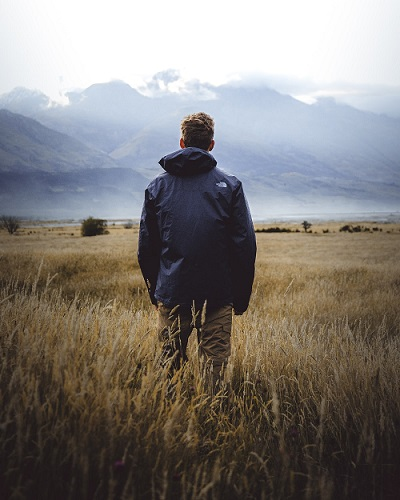
#> input picture #01 OpenCV/08 ImageProcessing/01 Image Conversion/image1.jpg, 400 x 500 px
$ jupyter execute '02 Convert_to_GrayScale.ipynb'
#> lines starting #> are read from the running program, lines starting #| are printed output that depends on the picture
### Method 1: Using the cv2.cvtColor() function

[cell 1]
# import opencv
import cv2

# Load the input image
img = cv2.imread("image1.jpg",1)
#> img is the input picture: shape (500, 400, 3); mean B, G, R 121.3, 125, 129.7

original = cv2.cvtColor(img, cv2.COLOR_RGB2BGR)

# Use the cvtColor() function to grayscale the image
gray_image = cv2.cvtColor(img, cv2.COLOR_BGR2GRAY)
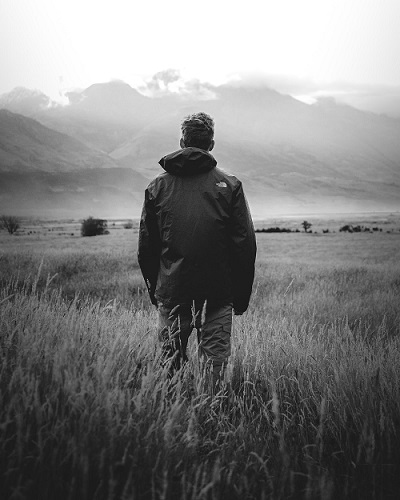
#> gray_image: shape (500, 400); min 3, max 255, mean 126


print("Shape of Original Image:",original.shape)
#| Shape of Original Image: (500, 400, 3)

print("Shape of Grayscale Image:",gray_image.shape)
#| Shape of Grayscale Image: (500, 400)

import matplotlib.pyplot as plt

fig, (ax1, ax2) = plt.subplots(1, 2,figsize=(7,5))
fig.suptitle('RGB and GrayScale')
ax1.imshow(original)
ax1.set_title("Original Image")
ax1.axis('off')

ax2.imshow(gray_image,cmap='gray')
ax2.set_title("GrayScale")
ax2.axis('off')
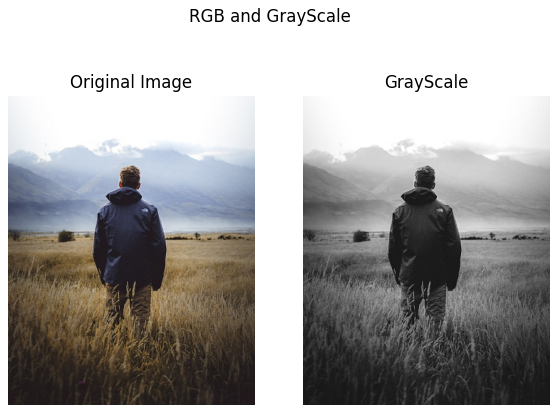
#> figure drawn by matplotlib, 2 panels

### Method 2: Using the cv2.imread() function with flag = zero

[cell 2]
# Import opencv
import cv2

# Use the second argument or (flag value) zero
# that specifies the image is to be read in grayscale mode
gray_img = cv2.imread("image1.jpg",0)
#> gray_img: shape (500, 400); min 0, max 255, mean 126

import matplotlib.pyplot as plt

plt.imshow(gray_img,cmap="gray")
plt.axis("off")

### Method 3: Using the pixel manipulation (Average method)

[cell 3]
# Import opencv
import cv2

# Load the input image
img = cv2.imread('image1.jpg')

# Obtain the dimensions of the image array
# using the shape method
(row, col) = img.shape[0:2]
#> row = 500; col = 400

# Take the average of pixel values of the BGR Channels
# to convert the colored image to grayscale image
for i in range(row):
    for j in range(col):
        # Find the average of the BGR pixel values
        img[i, j] = sum(img[i, j]) * 0.33


import matplotlib.pyplot as plt

plt.imshow(gray_img,cmap="gray")
plt.axis("off")

$ run again, with #01 OpenCV/08 ImageProcessing/01 Image Conversion/image2.jpg copied over #01 OpenCV/08 ImageProcessing/01 Image Conversion/image1.jpg
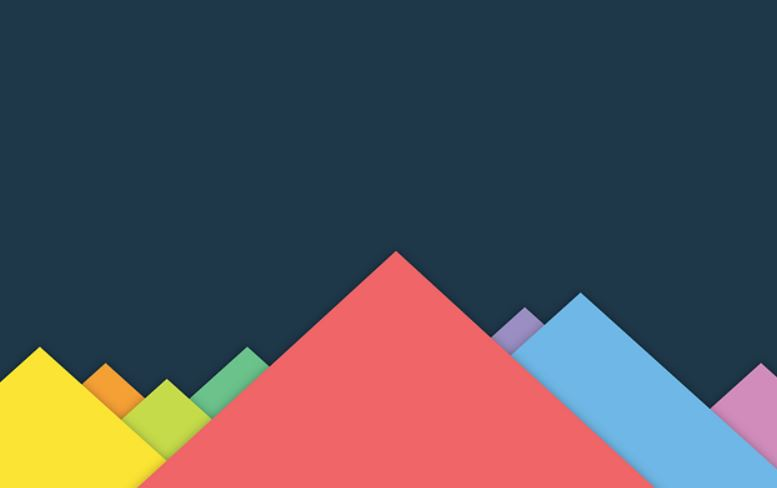
#> input picture #01 OpenCV/08 ImageProcessing/01 Image Conversion/image2.jpg, 777 x 488 px
#> img is the input picture: shape (488, 777, 3); mean B, G, R 88.3, 81.6, 82.8
#| Shape of Original Image: (488, 777, 3)
#| Shape of Grayscale Image: (488, 777)
#> `[cell 1] # import opencv import cv2  # Load the input image img = cv2...`:
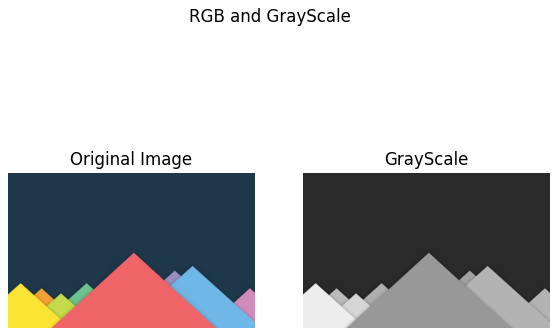
#> figure drawn by matplotlib, 2 panels
#> after the loop `for i in range(row):`:
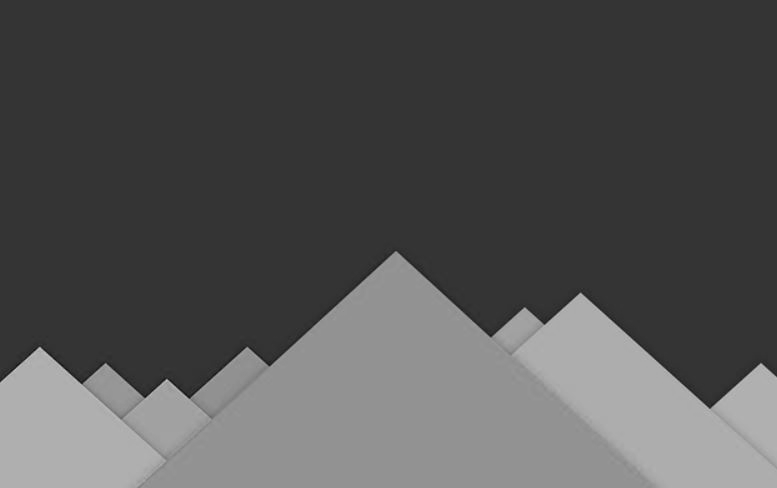
#> img: shape (488, 777, 3); min 9, max 198, mean 82.9
